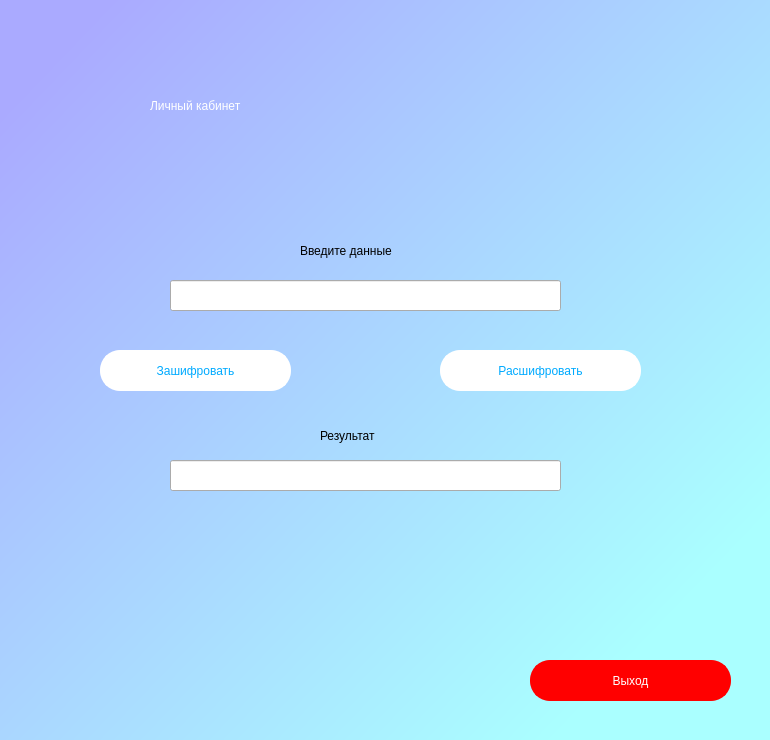
<?xml version="1.0" encoding="UTF-8"?>
<ui version="4.0">
 <class>Dialog</class>
 <widget class="QDialog" name="Dialog">
  <property name="geometry">
   <rect>
    <x>0</x>
    <y>0</y>
    <width>770</width>
    <height>740</height>
   </rect>
  </property>
  <property name="windowTitle">
   <string>Dialog</string>
  </property>
  <widget class="QWidget" name="bgwidget" native="true">
   <property name="geometry">
    <rect>
     <x>0</x>
     <y>0</y>
     <width>770</width>
     <height>740</height>
    </rect>
   </property>
   <property name="styleSheet">
    <string notr="true">QWidget#bgwidget{
background-color: qlineargradient(spread:pad, x1:0.06, y1:0.0909091, x2:0.870224, y2:0.835, stop:0 rgba(170, 170, 255, 255), stop:1 rgba(170, 255, 255, 255))}</string>
   </property>
   <widget class="QLabel" name="label">
    <property name="geometry">
     <rect>
      <x>150</x>
      <y>70</y>
      <width>551</width>
      <height>71</height>
     </rect>
    </property>
    <property name="styleSheet">
     <string notr="true">color:rgb(255, 255, 255);
font: 75 38pt &quot;Candara&quot;;</string>
    </property>
    <property name="text">
     <string>Личный кабинет</string>
    </property>
   </widget>
   <widget class="QLabel" name="warning">
    <property name="geometry">
     <rect>
      <x>230</x>
      <y>450</y>
      <width>301</width>
      <height>20</height>
     </rect>
    </property>
    <property name="styleSheet">
     <string notr="true">font: 10pt &quot;Candara&quot;;color: rgb(255, 0, 0)</string>
    </property>
    <property name="text">
     <string/>
    </property>
   </widget>
   <widget class="QPushButton" name="exit">
    <property name="geometry">
     <rect>
      <x>530</x>
      <y>660</y>
      <width>201</width>
      <height>41</height>
     </rect>
    </property>
    <property name="styleSheet">
     <string notr="true">background-color: rgb(255, 0, 0);
font: 14pt &quot;Candara&quot;;color:rgb(255, 255, 255);
border-radius: 20px;           
border: 2px solid rgb(255, 0, 0)</string>
    </property>
    <property name="text">
     <string>Выход</string>
    </property>
   </widget>
   <widget class="QLabel" name="label_username">
    <property name="geometry">
     <rect>
      <x>270</x>
      <y>185</y>
      <width>221</width>
      <height>21</height>
     </rect>
    </property>
    <property name="styleSheet">
     <string notr="true">color: rgb(0, 153, 230);
font: 75 16pt &quot;Candara&quot;;</string>
    </property>
    <property name="text">
     <string/>
    </property>
   </widget>
   <widget class="QLineEdit" name="textline">
    <property name="geometry">
     <rect>
      <x>170</x>
      <y>280</y>
      <width>391</width>
      <height>31</height>
     </rect>
    </property>
    <property name="styleSheet">
     <string notr="true">color:rgb(0, 0, 0);
font: 12pt &quot;Candara&quot;;</string>
    </property>
   </widget>
   <widget class="QPushButton" name="encoding">
    <property name="geometry">
     <rect>
      <x>100</x>
      <y>350</y>
      <width>191</width>
      <height>41</height>
     </rect>
    </property>
    <property name="styleSheet">
     <string notr="true">background-color: rgb(255, 255, 255);
font: 14pt &quot;Candara&quot;;color:rgb(0, 170, 255);
border-radius: 20px;           
border: 2px solid rgb(255, 255, 255);</string>
    </property>
    <property name="text">
     <string>Зашифровать</string>
    </property>
   </widget>
   <widget class="QPushButton" name="decoding">
    <property name="geometry">
     <rect>
      <x>440</x>
      <y>350</y>
      <width>201</width>
      <height>41</height>
     </rect>
    </property>
    <property name="styleSheet">
     <string notr="true">background-color: rgb(255, 255, 255);
font: 14pt &quot;Candara&quot;;color:rgb(0, 170, 255);
border-radius: 20px;           
border: 2px solid rgb(255, 255, 255);</string>
    </property>
    <property name="text">
     <string>Расшифровать</string>
    </property>
   </widget>
   <widget class="QLabel" name="label_3">
    <property name="geometry">
     <rect>
      <x>300</x>
      <y>240</y>
      <width>141</width>
      <height>21</height>
     </rect>
    </property>
    <property name="styleSheet">
     <string notr="true">color:rgb(0, 0, 0);
font: 12pt &quot;Candara&quot;;</string>
    </property>
    <property name="text">
     <string>Введите данные</string>
    </property>
   </widget>
   <widget class="QLabel" name="label_4">
    <property name="geometry">
     <rect>
      <x>320</x>
      <y>420</y>
      <width>101</width>
      <height>31</height>
     </rect>
    </property>
    <property name="styleSheet">
     <string notr="true">color:rgb(0, 0, 0);
font: 12pt &quot;Candara&quot;;</string>
    </property>
    <property name="text">
     <string>Результат</string>
    </property>
   </widget>
   <widget class="QLineEdit" name="resultline">
    <property name="geometry">
     <rect>
      <x>170</x>
      <y>460</y>
      <width>391</width>
      <height>31</height>
     </rect>
    </property>
    <property name="styleSheet">
     <string notr="true">color:rgb(0, 0, 0);
font: 12pt &quot;Candara&quot;;</string>
    </property>
   </widget>
  </widget>
 </widget>
 <resources/>
 <connections/>
</ui>
